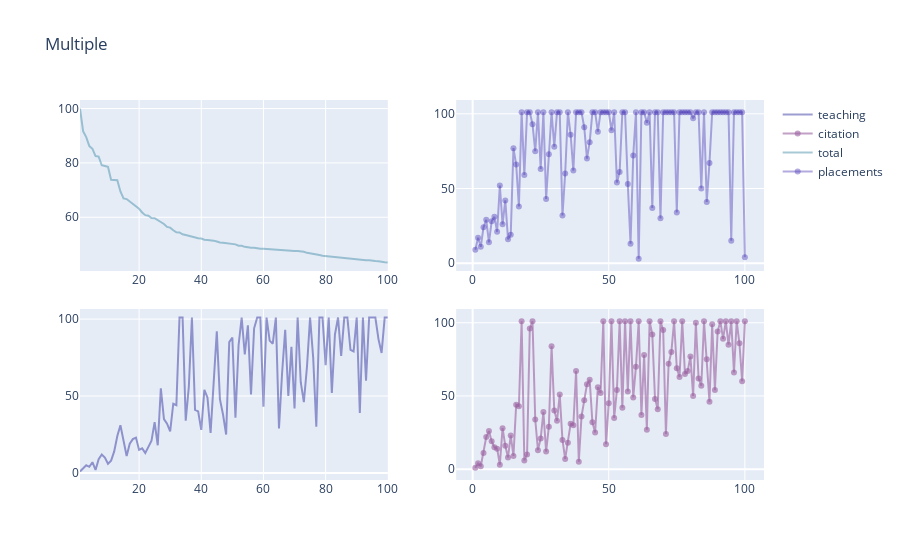

This figure's notebook cell:
### Code cell
#step 3 data visualization
#graph 1 comparing citations,teaching,research and total score in same frame
#We comparing citations,teaching,research and total score in same frame
top_100 = data.iloc[:100,:]
trace0 = go.Scatter(
x = top_100.world_rank,
y = top_100.quality_of_faculty,
mode = "lines",
name = "teaching",
marker = dict(color = 'rgba(12, 12, 140,.4)'),
text = top_100.institution
)
trace1 = go.Scatter(
x = top_100.world_rank,
y = top_100.citations,    
mode ="lines + markers",
name = "citation",
marker = dict(color = "rgba(155,98,160,.6)"),
xaxis = "x2",
yaxis = "y2",
text = top_100.institution
)
trace2 = go.Scatter(
x = top_100.world_rank,
y= top_100.score,
mode = "lines",
name = "total",
marker = {"color":"rgba(36,120,153,.4)"},
xaxis = "x3",
yaxis = "y3",
text = top_100.institution
)
trace3 = go.Scatter(
x = top_100.world_rank,
y = top_100.alumni_employment,
mode = "lines + markers",
name = "placements",
marker = {"color":"rgba(65,46,178,0.4)"},
xaxis = "x4",
yaxis = "y4",
text = top_100.institution
)
data9 = [trace0,trace1,trace2,trace3]
layout = go.Layout(
    xaxis=dict(
        domain=[0, 0.45]
    ),
    yaxis=dict(
        domain=[0, 0.45]
    ),
    xaxis2=dict(
        domain=[0.55, 1]
    ),
    xaxis3=dict(
        domain=[0, 0.45],
        anchor='y3'
    ),
    xaxis4=dict(
        domain=[0.55, 1],
        anchor='y4'
    ),
    yaxis2=dict(
        domain=[0, 0.45],
        anchor='x2'
    ),
    yaxis3=dict(
        domain=[0.55, 1]
    ),
    yaxis4=dict(
        domain=[0.55, 1],
        anchor='x4'
    ),
    title = "Multiple"
)
fig = go.Figure(data = data9,layout = layout)
iplot(fig)

### Figure 1 — Plotly figure (JSON) as saved in the notebook; plotly's stock layout.template omitted (floating-point values rounded to 4 significant figures)
{"data": [{"marker": {"color": "rgba(12, 12, 140,.4)"}, "mode": "lines", "name": "teaching", "text": ["Harvard University", "Massachusetts Institute of Technology", "Stanford University", "University of Cambridge", "California Institute of Technology", "Princeton University", "University of Oxford", "Yale University", "Columbia University", "University of California, Berkeley", "University of Chicago", "Cornell University", "University of Pennsylvania", "University of Tokyo", "Johns Hopkins University", "Swiss Federal Institute of Technology in Zurich", "Kyoto University", "Weizmann Institute of Science", "University of California, Los Angeles", "University of California, San Diego", "Rockefeller University", "Hebrew University of Jerusalem", "New York University", "University of California, San Francisco", "University of Wisconsin–Madison", "University of Illinois at Urbana–Champaign", "Duke University", "Imperial College London", "University of Texas Southwestern Medical Center", "University of Texas at Austin", "University College London", "Osaka University", "Northwestern University", "University of Michigan, Ann Arbor", "University of Toronto", "University of North Carolina at Chapel Hill", "Washington University in St. Louis", "University of Utah", "University of Washington - Seattle", "University of California, Santa Barbara", "McGill University", "Purdue University, West Lafayette", "Carnegie Mellon University", "University of Southern California", "University of California, Davis", "University of Colorado Boulder", "University of California, Irvine", "University of Paris-Sud", "University of Minnesota, Twin Cities", "University of Arizona", "Technion – Israel Institute of Technology", "Ohio State University, Columbus", "University of Rochester", "École normale supérieure - Paris", "University of Florida", "Tel Aviv University", "Rice University", "Dartmouth College", "Vanderbilt University", "University of Edinburgh", "École Polytechnique", "Boston University", "Pierre-and-Marie-Curie University", "Pennsylvania State University, University Park", "University of Geneva", "Brown University", "University of British Columbia", "University of Maryland, College Park", "Swiss Federal Institute of Technology in Lausanne", "Karolinska Institute", "University of Pittsburgh - Pittsburgh Campus", "Rutgers University-New Brunswick", "Texas A&M University, College Station", "Nagoya University", "Seoul National University", "University of Manchester", "Sapienza University of Rome", "Case Western Reserve University", "Tohoku University", "Arizona State University", "Emory University", "Ruprecht Karl University of Heidelberg", "Ludwig Maximilian University of Munich", "University of Virginia", "Leiden University", "Tufts University", "Georgia Institute of Technology", "University of Zurich", "University of Helsinki", "Technical University of Munich", "University of Oslo", "University of Queensland", "University of Copenhagen", "University of Sydney", "Williams College", "University of Texas MD Anderson Cancer Center", "University of Nottingham", "University of Bristol", "Utrecht University", "Mines ParisTech"], "type": "scatter", "x": [1, 2, 3, 4, 5, 6, 7, 8, 9, 10, 11, 12, 13, 14, 15, 16, 17, 18, 19, 20, 21, 22, 23, 24, 25, 26, 27, 28, 29, 30, 31, 32, 33, 34, 35, 36, 37, 38, 39, 40, 41, 42, 43, 44, 45, 46, 47, 48, 49, 50, 51, 52, 53, 54, 55, 56, 57, 58, 59, 60, 61, 62, 63, 64, 65, 66, 67, 68, 69, 70, 71, 72, 73, 74, 75, 76, 77, 78, 79, 80, 81, 82, 83, 84, 85, 86, 87, 88, 89, 90, 91, 92, 93, 94, 95, 96, 97, 98, 99, 100], "y": [1, 3, 5, 4, 7, 2, 9, 12, 10, 6, 8, 14, 24, 31, 20, 11, 19, 22, 23, 15, 16, 13, 17, 21, 33, 18, 55, 35, 32, 27, 45, 44, 101, 101, 34, 56, 101, 41, 40, 28, 54, 49, 26, 63, 92, 48, 38, 25, 85, 88, 36, 83, 101, 77, 96, 51, 94, 101, 101, 43, 101, 86, 84, 101, 29, 65, 93, 50, 82, 42, 101, 59, 46, 69, 101, 75, 30, 101, 101, 70, 101, 52, 90, 101, 76, 101, 101, 80, 79, 101, 39, 101, 60, 101, 101, 101, 87, 78, 101, 101]}, {"marker": {"color": "rgba(155,98,160,.6)"}, "mode": "lines+markers", "name": "citation", "text": ["Harvard University", "Massachusetts Institute of Technology", "Stanford University", "University of Cambridge", "California Institute of Technology", "Princeton University", "University of Oxford", "Yale University", "Columbia University", "University of California, Berkeley", "University of Chicago", "Cornell University", "University of Pennsylvania", "University of Tokyo", "Johns Hopkins University", "Swiss Federal Institute of Technology in Zurich", "Kyoto University", "Weizmann Institute of Science", "University of California, Los Angeles", "University of California, San Diego", "Rockefeller University", "Hebrew University of Jerusalem", "New York University", "University of California, San Francisco", "University of Wisconsin–Madison", "University of Illinois at Urbana–Champaign", "Duke University", "Imperial College London", "University of Texas Southwestern Medical Center", "University of Texas at Austin", "University College London", "Osaka University", "Northwestern University", "University of Michigan, Ann Arbor", "University of Toronto", "University of North Carolina at Chapel Hill", "Washington University in St. Louis", "University of Utah", "University of Washington - Seattle", "University of California, Santa Barbara", "McGill University", "Purdue University, West Lafayette", "Carnegie Mellon University", "University of Southern California", "University of California, Davis", "University of Colorado Boulder", "University of California, Irvine", "University of Paris-Sud", "University of Minnesota, Twin Cities", "University of Arizona", "Technion – Israel Institute of Technology", "Ohio State University, Columbus", "University of Rochester", "École normale supérieure - Paris", "University of Florida", "Tel Aviv University", "Rice University", "Dartmouth College", "Vanderbilt University", "University of Edinburgh", "École Polytechnique", "Boston University", "Pierre-and-Marie-Curie University", "Pennsylvania State University, University Park", "University of Geneva", "Brown University", "University of British Columbia", "University of Maryland, College Park", "Swiss Federal Institute of Technology in Lausanne", "Karolinska Institute", "University of Pittsburgh - Pittsburgh Campus", "Rutgers University-New Brunswick", "Texas A&M University, College Station", "Nagoya University", "Seoul National University", "University of Manchester", "Sapienza University of Rome", "Case Western Reserve University", "Tohoku University", "Arizona State University", "Emory University", "Ruprecht Karl University of Heidelberg", "Ludwig Maximilian University of Munich", "University of Virginia", "Leiden University", "Tufts University", "Georgia Institute of Technology", "University of Zurich", "University of Helsinki", "Technical University of Munich", "University of Oslo", "University of Queensland", "University of Copenhagen", "University of Sydney", "Williams College", "University of Texas MD Anderson Cancer Center", "University of Nottingham", "University of Bristol", "Utrecht University", "Mines ParisTech"], "type": "scatter", "x": [1, 2, 3, 4, 5, 6, 7, 8, 9, 10, 11, 12, 13, 14, 15, 16, 17, 18, 19, 20, 21, 22, 23, 24, 25, 26, 27, 28, 29, 30, 31, 32, 33, 34, 35, 36, 37, 38, 39, 40, 41, 42, 43, 44, 45, 46, 47, 48, 49, 50, 51, 52, 53, 54, 55, 56, 57, 58, 59, 60, 61, 62, 63, 64, 65, 66, 67, 68, 69, 70, 71, 72, 73, 74, 75, 76, 77, 78, 79, 80, 81, 82, 83, 84, 85, 86, 87, 88, 89, 90, 91, 92, 93, 94, 95, 96, 97, 98, 99, 100], "xaxis": "x2", "y": [1, 4, 2, 11, 22, 26, 19, 15, 14, 3, 28, 16, 8, 23, 9, 44, 43, 101, 6, 10, 96, 101, 34, 13, 21, 39, 12, 29, 84, 40, 33, 51, 20, 7, 18, 31, 30, 67, 5, 36, 47, 58, 61, 32, 25, 56, 52, 101, 17, 45, 101, 35, 54, 101, 42, 101, 53, 101, 49, 70, 101, 37, 78, 27, 101, 92, 48, 41, 101, 95, 24, 72, 80, 101, 69, 63, 101, 65, 67, 77, 50, 100, 62, 57, 101, 75, 46, 99, 54, 94, 101, 89, 101, 85, 101, 66, 101, 86, 60, 101], "yaxis": "y2"}, {"marker": {"color": "rgba(36,120,153,.4)"}, "mode": "lines", "name": "total", "text": ["Harvard University", "Massachusetts Institute of Technology", "Stanford University", "University of Cambridge", "California Institute of Technology", "Princeton University", "University of Oxford", "Yale University", "Columbia University", "University of California, Berkeley", "University of Chicago", "Cornell University", "University of Pennsylvania", "University of Tokyo", "Johns Hopkins University", "Swiss Federal Institute of Technology in Zurich", "Kyoto University", "Weizmann Institute of Science", "University of California, Los Angeles", "University of California, San Diego", "Rockefeller University", "Hebrew University of Jerusalem", "New York University", "University of California, San Francisco", "University of Wisconsin–Madison", "University of Illinois at Urbana–Champaign", "Duke University", "Imperial College London", "University of Texas Southwestern Medical Center", "University of Texas at Austin", "University College London", "Osaka University", "Northwestern University", "University of Michigan, Ann Arbor", "University of Toronto", "University of North Carolina at Chapel Hill", "Washington University in St. Louis", "University of Utah", "University of Washington - Seattle", "University of California, Santa Barbara", "McGill University", "Purdue University, West Lafayette", "Carnegie Mellon University", "University of Southern California", "University of California, Davis", "University of Colorado Boulder", "University of California, Irvine", "University of Paris-Sud", "University of Minnesota, Twin Cities", "University of Arizona", "Technion – Israel Institute of Technology", "Ohio State University, Columbus", "University of Rochester", "École normale supérieure - Paris", "University of Florida", "Tel Aviv University", "Rice University", "Dartmouth College", "Vanderbilt University", "University of Edinburgh", "École Polytechnique", "Boston University", "Pierre-and-Marie-Curie University", "Pennsylvania State University, University Park", "University of Geneva", "Brown University", "University of British Columbia", "University of Maryland, College Park", "Swiss Federal Institute of Technology in Lausanne", "Karolinska Institute", "University of Pittsburgh - Pittsburgh Campus", "Rutgers University-New Brunswick", "Texas A&M University, College Station", "Nagoya University", "Seoul National University", "University of Manchester", "Sapienza University of Rome", "Case Western Reserve University", "Tohoku University", "Arizona State University", "Emory University", "Ruprecht Karl University of Heidelberg", "Ludwig Maximilian University of Munich", "University of Virginia", "Leiden University", "Tufts University", "Georgia Institute of Technology", "University of Zurich", "University of Helsinki", "Technical University of Munich", "University of Oslo", "University of Queensland", "University of Copenhagen", "University of Sydney", "Williams College", "University of Texas MD Anderson Cancer Center", "University of Nottingham", "University of Bristol", "Utrecht University", "Mines ParisTech"], "type": "scatter", "x": [1, 2, 3, 4, 5, 6, 7, 8, 9, 10, 11, 12, 13, 14, 15, 16, 17, 18, 19, 20, 21, 22, 23, 24, 25, 26, 27, 28, 29, 30, 31, 32, 33, 34, 35, 36, 37, 38, 39, 40, 41, 42, 43, 44, 45, 46, 47, 48, 49, 50, 51, 52, 53, 54, 55, 56, 57, 58, 59, 60, 61, 62, 63, 64, 65, 66, 67, 68, 69, 70, 71, 72, 73, 74, 75, 76, 77, 78, 79, 80, 81, 82, 83, 84, 85, 86, 87, 88, 89, 90, 91, 92, 93, 94, 95, 96, 97, 98, 99, 100], "xaxis": "x3", "y": [100, 91.67, 89.5, 86.17, 85.21, 82.5, 82.34, 79.14, 78.86, 78.55, 73.82, 73.69, 73.64, 69.49, 66.94, 66.69, 65.76, 65.09, 64.05, 63.11, 61.74, 60.76, 60.55, 59.7, 59.66, 59, 58.37, 57.53, 56.43, 56.18, 55.21, 54.43, 54.4, 53.72, 53.43, 53.09, 52.9, 52.64, 52.25, 52.15, 51.72, 51.66, 51.6, 51.38, 51.06, 50.68, 50.64, 50.44, 50.3, 50.29, 50.01, 49.54, 49.51, 49.1, 48.8, 48.76, 48.76, 48.5, 48.44, 48.43, 48.33, 48.31, 48.26, 48.15, 47.94, 47.91, 47.74, 47.69, 47.68, 47.61, 47.59, 47.5, 47.31, 46.89, 46.74, 46.38, 46.34, 46.11, 45.82, 45.7, 45.47, 45.33, 45.21, 45.2, 45.13, 44.91, 44.71, 44.51, 44.44, 44.32, 44.26, 44.18, 44.15, 44.13, 43.89, 43.88, 43.79, 43.77, 43.47, 43.36], "yaxis": "y3"}, {"marker": {"color": "rgba(65,46,178,0.4)"}, "mode": "lines+markers", "name": "placements", "text": ["Harvard University", "Massachusetts Institute of Technology", "Stanford University", "University of Cambridge", "California Institute of Technology", "Princeton University", "University of Oxford", "Yale University", "Columbia University", "University of California, Berkeley", "University of Chicago", "Cornell University", "University of Pennsylvania", "University of Tokyo", "Johns Hopkins University", "Swiss Federal Institute of Technology in Zurich", "Kyoto University", "Weizmann Institute of Science", "University of California, Los Angeles", "University of California, San Diego", "Rockefeller University", "Hebrew University of Jerusalem", "New York University", "University of California, San Francisco", "University of Wisconsin–Madison", "University of Illinois at Urbana–Champaign", "Duke University", "Imperial College London", "University of Texas Southwestern Medical Center", "University of Texas at Austin", "University College London", "Osaka University", "Northwestern University", "University of Michigan, Ann Arbor", "University of Toronto", "University of North Carolina at Chapel Hill", "Washington University in St. Louis", "University of Utah", "University of Washington - Seattle", "University of California, Santa Barbara", "McGill University", "Purdue University, West Lafayette", "Carnegie Mellon University", "University of Southern California", "University of California, Davis", "University of Colorado Boulder", "University of California, Irvine", "University of Paris-Sud", "University of Minnesota, Twin Cities", "University of Arizona", "Technion – Israel Institute of Technology", "Ohio State University, Columbus", "University of Rochester", "École normale supérieure - Paris", "University of Florida", "Tel Aviv University", "Rice University", "Dartmouth College", "Vanderbilt University", "University of Edinburgh", "École Polytechnique", "Boston University", "Pierre-and-Marie-Curie University", "Pennsylvania State University, University Park", "University of Geneva", "Brown University", "University of British Columbia", "University of Maryland, College Park", "Swiss Federal Institute of Technology in Lausanne", "Karolinska Institute", "University of Pittsburgh - Pittsburgh Campus", "Rutgers University-New Brunswick", "Texas A&M University, College Station", "Nagoya University", "Seoul National University", "University of Manchester", "Sapienza University of Rome", "Case Western Reserve University", "Tohoku University", "Arizona State University", "Emory University", "Ruprecht Karl University of Heidelberg", "Ludwig Maximilian University of Munich", "University of Virginia", "Leiden University", "Tufts University", "Georgia Institute of Technology", "University of Zurich", "University of Helsinki", "Technical University of Munich", "University of Oslo", "University of Queensland", "University of Copenhagen", "University of Sydney", "Williams College", "University of Texas MD Anderson Cancer Center", "University of Nottingham", "University of Bristol", "Utrecht University", "Mines ParisTech"], "type": "scatter", "x": [1, 2, 3, 4, 5, 6, 7, 8, 9, 10, 11, 12, 13, 14, 15, 16, 17, 18, 19, 20, 21, 22, 23, 24, 25, 26, 27, 28, 29, 30, 31, 32, 33, 34, 35, 36, 37, 38, 39, 40, 41, 42, 43, 44, 45, 46, 47, 48, 49, 50, 51, 52, 53, 54, 55, 56, 57, 58, 59, 60, 61, 62, 63, 64, 65, 66, 67, 68, 69, 70, 71, 72, 73, 74, 75, 76, 77, 78, 79, 80, 81, 82, 83, 84, 85, 86, 87, 88, 89, 90, 91, 92, 93, 94, 95, 96, 97, 98, 99, 100], "xaxis": "x4", "y": [9, 17, 11, 24, 29, 14, 28, 31, 21, 52, 26, 42, 16, 19, 77, 66, 38, 101, 59, 101, 101, 93, 75, 101, 63, 101, 43, 73, 101, 78, 101, 101, 32, 60, 101, 86, 62, 101, 101, 101, 91, 70, 81, 101, 101, 88, 101, 101, 101, 101, 89, 101, 54, 61, 101, 101, 53, 13, 72, 101, 3, 101, 101, 94, 101, 37, 101, 101, 30, 101, 101, 101, 101, 101, 34, 101, 101, 101, 101, 101, 97, 101, 101, 50, 101, 41, 67, 101, 101, 101, 101, 101, 101, 101, 15, 101, 101, 101, 101, 4], "yaxis": "y4"}], "layout": {"title": {"text": "Multiple"}, "xaxis": {"domain": [0, 0.45]}, "xaxis2": {"domain": [0.55, 1]}, "xaxis3": {"anchor": "y3", "domain": [0, 0.45]}, "xaxis4": {"anchor": "y4", "domain": [0.55, 1]}, "yaxis": {"domain": [0, 0.45]}, "yaxis2": {"anchor": "x2", "domain": [0, 0.45]}, "yaxis3": {"domain": [0.55, 1]}, "yaxis4": {"anchor": "x4", "domain": [0.55, 1]}}}
